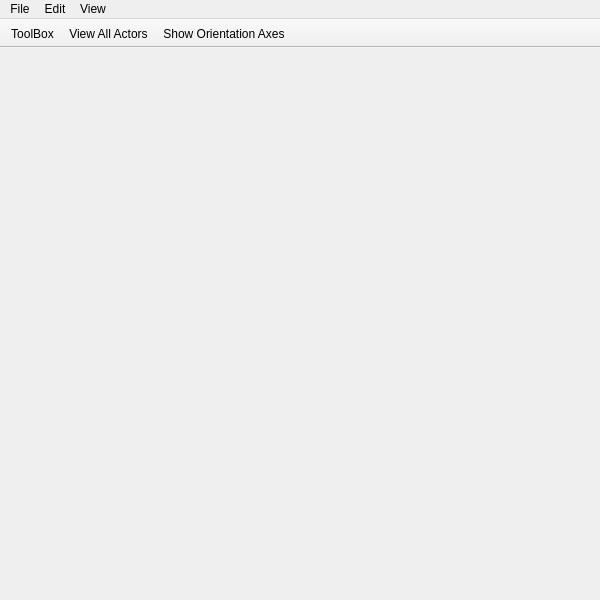
<?xml version="1.0" encoding="UTF-8"?>
<ui version="4.0">
 <class>MainWindow</class>
 <widget class="QMainWindow" name="MainWindow">
  <property name="geometry">
   <rect>
    <x>0</x>
    <y>0</y>
    <width>600</width>
    <height>600</height>
   </rect>
  </property>
  <property name="minimumSize">
   <size>
    <width>300</width>
    <height>300</height>
   </size>
  </property>
  <property name="windowTitle">
   <string>MainWindow</string>
  </property>
  <property name="iconSize">
   <size>
    <width>28</width>
    <height>28</height>
   </size>
  </property>
  <property name="unifiedTitleAndToolBarOnMac">
   <bool>true</bool>
  </property>
  <widget class="QWidget" name="centralwidget">
   <layout class="QHBoxLayout" name="horizontalLayout">
    <property name="leftMargin">
     <number>0</number>
    </property>
    <property name="topMargin">
     <number>0</number>
    </property>
    <property name="rightMargin">
     <number>0</number>
    </property>
    <property name="bottomMargin">
     <number>0</number>
    </property>
    <item>
     <widget class="QVTKWidget" name="qvtkWidget" native="true">
      <property name="sizePolicy">
       <sizepolicy hsizetype="Expanding" vsizetype="Expanding">
        <horstretch>0</horstretch>
        <verstretch>0</verstretch>
       </sizepolicy>
      </property>
      <property name="layoutDirection">
       <enum>Qt::RightToLeft</enum>
      </property>
     </widget>
    </item>
   </layout>
  </widget>
  <widget class="QToolBar" name="toolBar">
   <property name="windowTitle">
    <string>toolBar</string>
   </property>
   <property name="layoutDirection">
    <enum>Qt::LeftToRight</enum>
   </property>
   <property name="autoFillBackground">
    <bool>true</bool>
   </property>
   <property name="movable">
    <bool>false</bool>
   </property>
   <property name="allowedAreas">
    <set>Qt::AllToolBarAreas</set>
   </property>
   <property name="iconSize">
    <size>
     <width>18</width>
     <height>18</height>
    </size>
   </property>
   <property name="toolButtonStyle">
    <enum>Qt::ToolButtonIconOnly</enum>
   </property>
   <property name="floatable">
    <bool>false</bool>
   </property>
   <attribute name="toolBarArea">
    <enum>TopToolBarArea</enum>
   </attribute>
   <attribute name="toolBarBreak">
    <bool>false</bool>
   </attribute>
   <addaction name="actionToolBox"/>
   <addaction name="actionView_All_Actors"/>
   <addaction name="actionShow_Orientation_Axes"/>
  </widget>
  <widget class="QMenuBar" name="menuBar">
   <property name="geometry">
    <rect>
     <x>0</x>
     <y>0</y>
     <width>600</width>
     <height>22</height>
    </rect>
   </property>
   <widget class="QMenu" name="menuFile">
    <property name="title">
     <string>File</string>
    </property>
    <addaction name="actionImport_Tree"/>
    <addaction name="actionImport_Data"/>
    <addaction name="separator"/>
    <addaction name="actionExport_PDF"/>
    <addaction name="separator"/>
   </widget>
   <widget class="QMenu" name="menuEdit">
    <property name="title">
     <string>Edit</string>
    </property>
   </widget>
   <widget class="QMenu" name="menuView">
    <property name="title">
     <string>View</string>
    </property>
    <addaction name="actionShow_Orientation_Axes"/>
    <addaction name="actionView_All_Actors"/>
    <addaction name="actionSet_Background_Color"/>
    <addaction name="separator"/>
    <addaction name="actionToolBox"/>
   </widget>
   <addaction name="menuFile"/>
   <addaction name="menuEdit"/>
   <addaction name="menuView"/>
  </widget>
  <action name="actionHelp">
   <property name="text">
    <string>Help</string>
   </property>
  </action>
  <action name="actionImport_Tree">
   <property name="text">
    <string>Import Tree</string>
   </property>
  </action>
  <action name="actionImport_Data">
   <property name="text">
    <string>Import Data</string>
   </property>
  </action>
  <action name="actionExport_PDF">
   <property name="text">
    <string>Export PDF</string>
   </property>
  </action>
  <action name="actionSet_Background_Color">
   <property name="text">
    <string>Set Background Color</string>
   </property>
  </action>
  <action name="actionView_All_Actors">
   <property name="icon">
    <iconset>
     <normaloff>../resources/Eye_ToolBar_128.png</normaloff>../resources/Eye_ToolBar_128.png</iconset>
   </property>
   <property name="text">
    <string>View All Actors</string>
   </property>
   <property name="iconVisibleInMenu">
    <bool>false</bool>
   </property>
  </action>
  <action name="actionShow_Orientation_Axes">
   <property name="checkable">
    <bool>true</bool>
   </property>
   <property name="icon">
    <iconset>
     <normaloff>../resources/OrientationAxes_ToolBar_128.png</normaloff>../resources/OrientationAxes_ToolBar_128.png</iconset>
   </property>
   <property name="text">
    <string>Show Orientation Axes</string>
   </property>
   <property name="iconVisibleInMenu">
    <bool>false</bool>
   </property>
  </action>
  <action name="actionToolBox">
   <property name="icon">
    <iconset>
     <normaloff>../resources/Options_ToolBar_128.png</normaloff>../resources/Options_ToolBar_128.png</iconset>
   </property>
   <property name="text">
    <string>Show ToolBox</string>
   </property>
   <property name="iconText">
    <string>ToolBox</string>
   </property>
   <property name="toolTip">
    <string>Show ToolBox</string>
   </property>
   <property name="iconVisibleInMenu">
    <bool>false</bool>
   </property>
  </action>
 </widget>
 <customwidgets>
  <customwidget>
   <class>QVTKWidget</class>
   <extends>QWidget</extends>
   <header>QVTKWidget.h</header>
  </customwidget>
 </customwidgets>
 <resources/>
 <connections/>
</ui>
